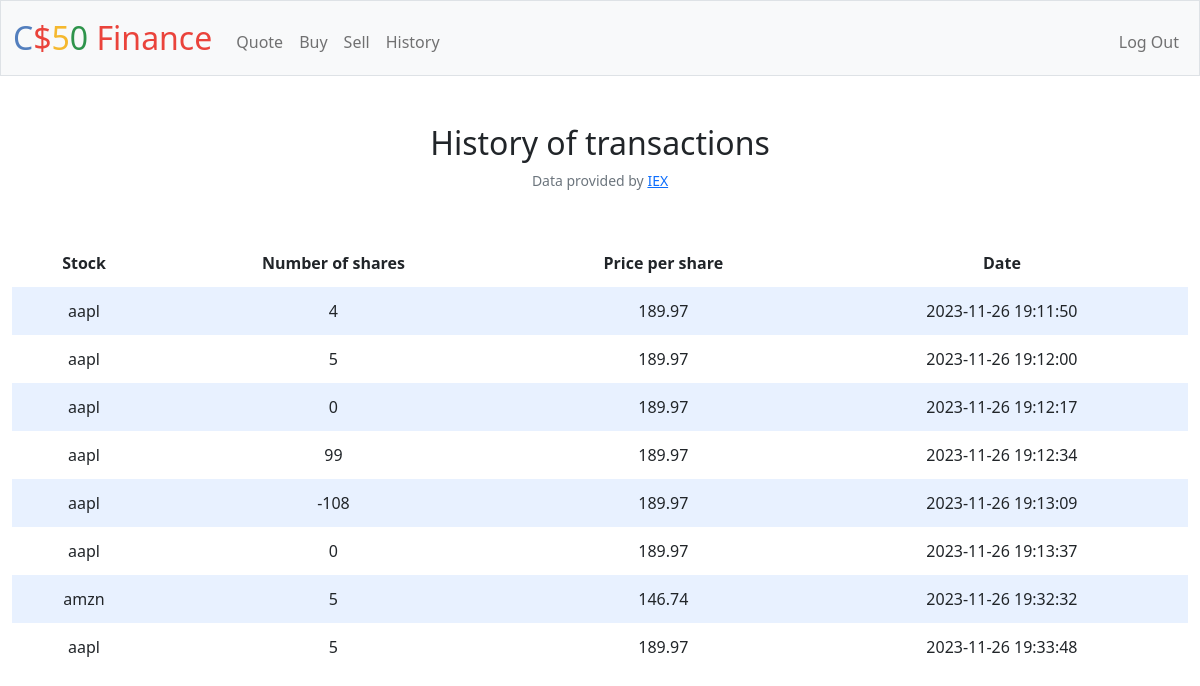
The page /history (signed in) on the database as committed earlier.
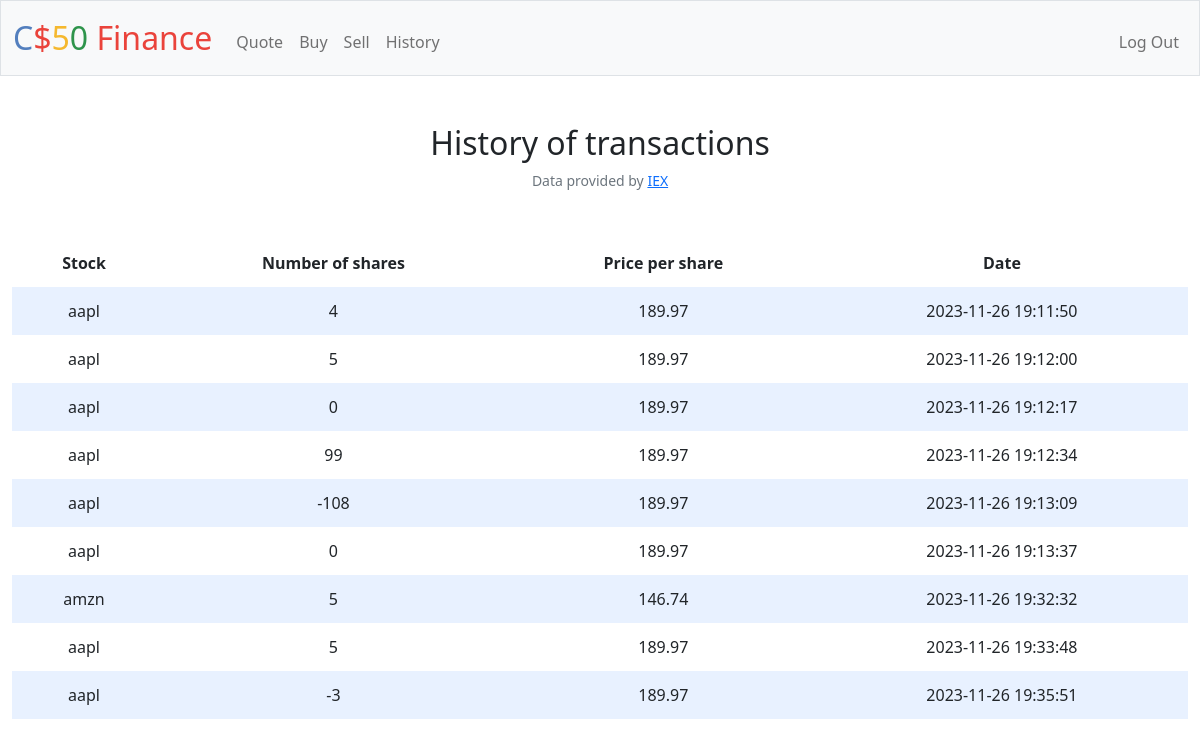
The same page on the database as committed later.
### tables this page shows
CREATE TABLE purchases (
id INTEGER PRIMARY KEY AUTOINCREMENT NOT NULL,
id_user INTEGER REFERENCES users(id),
stock TEXT NOT NULL,
number_shares NUMERIC NOT NULL,
price_per_share NUMERIC NOT NULL,
timestamp_column TIMESTAMP
);

### app.py (the view)
@app.route("/history")
@login_required
def history():
    user_purchases = db.execute("SELECT * FROM purchases WHERE id_user = ?", session.get("user_id"))
    return render_template("history.html", user_purchases = user_purchases)

### app.py (called while the page is built)
@app.after_request
def after_request(response):
    response.headers["Cache-Control"] = "no-cache, no-store, must-revalidate"
    response.headers["Expires"] = 0
    response.headers["Pragma"] = "no-cache"
    return response

### helpers.py (called while the page is built)
def login_required(f):
    @wraps(f)
    def decorated_function(*args, **kwargs):
        if session.get("user_id") is None:
            return redirect("/login")
        return f(*args, **kwargs)
    return decorated_function

### templates/history.html (shortened to what this page needs)
{% extends "layout.html" %}
{% block main %}
<h2>History of transactions</h2>
<table>
    <thead>
        <tr>
            <th>Stock</th>
            <th>Number of shares</th>
            <th>Price per share</th>
            <th>Date</th>
        </tr>
    </thead>
    <tbody>
        {% for stock in user_purchases %}
        <tr>
        <td>{{ stock.stock }}</td>
        <td>{{ stock.number_shares }}</td>
        <td>{{ stock.price_per_share }}</td>
        <td>{{ stock.timestamp_column }}</td>
        </tr>
        {% endfor %}
    </tbody>
{% endblock %}

### templates/layout.html (shortened to what this page needs)
<!DOCTYPE html>
<html lang="en">
    <head>
        <link href="https://cdn.jsdelivr.net/npm/bootstrap@5.1.3/dist/css/bootstrap.min.css" rel="stylesheet">
        <link href="/static/styles.css" rel="stylesheet">
    </head>
    <body>
        <nav class="bg-light border navbar navbar-expand-md navbar-light">
            <div class="container-fluid">
                <a class="navbar-brand" href="/"><span class="blue">C</span><span class="red">$</span><span class="yellow">5</span><span class="green">0</span> <span class="red">Finance</span></a>
                <div class="collapse navbar-collapse" id="navbar">
                    {% if session["user_id"] %}
                        <ul class="navbar-nav me-auto mt-2">
                            <li class="nav-item"><a class="nav-link" href="/quote">Quote</a></li>
                            <li class="nav-item"><a class="nav-link" href="/buy">Buy</a></li>
                            <li class="nav-item"><a class="nav-link" href="/sell">Sell</a></li>
                            <li class="nav-item"><a class="nav-link" href="/history">History</a></li>
                        </ul>
                        <ul class="navbar-nav ms-auto mt-2">
                            <li class="nav-item"><a class="nav-link" href="/logout">Log Out</a></li>
                        </ul>
                    {% else %}
                        <ul class="navbar-nav ms-auto mt-2">
                            <li class="nav-item"><a class="nav-link" href="/register">Register</a></li>
                            <li class="nav-item"><a class="nav-link" href="/login">Log In</a></li>
                        </ul>
                    {% endif %}
                </div>
            </div>
        </nav>
        <main class="container-fluid py-5 text-center">
            {% block main %}{% endblock %}
        </main>
        <footer class="mb-5 small text-center text-muted">
            Data provided by <a href="https://iexcloud.io/">IEX</a>
        </footer>
    </body>
</html>

### static/styles.css (style rules this page uses)
nav .navbar-brand { font-size: xx-large; }
nav .navbar-brand .blue { color: #537fbe; }
nav .navbar-brand .red { color: #ea433b; }
nav .navbar-brand .yellow { color: #f5b82e; }
nav .navbar-brand .green { color: #2e944b; }
table { background-color: transparent; margin-bottom: 1rem; width: 100%; }
table th, table td { padding: 0.75rem; vertical-align: middle; }
tbody tr:nth-of-type(odd) { background-color: rgb(179, 208, 255, 0.3) }

Rows that differ between the two databases and show on the page:
added purchases: stock "aapl", number_shares "-3", price_per_share "189.97", timestamp_column "2023-11-26 19:35:51"
